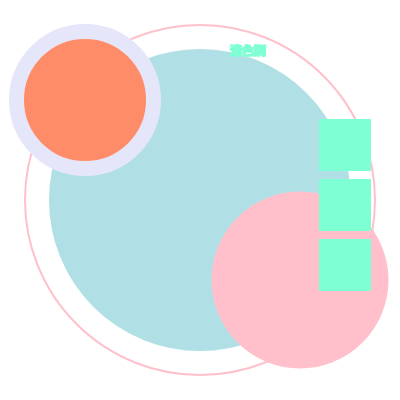
Frame 1 (no input)
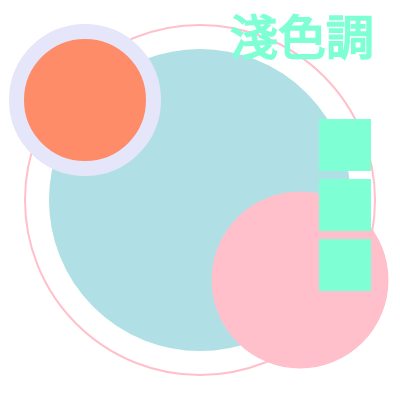
Frame 60 (no input)
Frame 120 (the mouse pressed at the canvas centre since frame 60): identical to frame 60, image omitted

The p5.js sketch that drew these frames (run headless with seeded random() and noise() and a simulated clock; from frame 60 on, the mouse is pressed at the canvas centre):

// p5.js sketch
// ── sketch.js
//學號:3B052032
//姓名:蔡亞築
//色彩意象
function setup() {
  createCanvas(400, 400);
}

function draw() {
  background(256);
  //外框粉紅Pink
  strokeWeight(2)
  fill(256)
  stroke(255,192,203)
  circle(200,200,350);
   //大圓嬰兒粉藍Powder Blue
  fill(176,224,230)
  stroke(176,224,230)
  circle(200,200,300);
  //右下圓粉紅Pink
  fill(255,192,203)
  stroke(255,192,203)
  circle(300,280,175);
 //左上大圓薰衣草色 lavender
  fill(230,230,250)
  stroke(230,230,250)
  circle(85,100,150);
  //左上小圓鮭肉色 salmon
  fill(255,140,105)
  stroke(255,140,105)
  circle(85,100,120);
  //上正方藍綠色 Aquamarine
  fill(127,255,212)
  stroke(127,255,212)
  rect(320,120,50,50);
  //中正方藍綠色 Aquamarine
  fill(127,255,212)
  stroke(127,255,212)
  rect(320,180,50,50);
  //下正方藍綠色 Aquamarine
  fill(127,255,212)
  stroke(127,255,212)
  rect(320,240,50,50);
  textStyle(NORMAL);
  text('淺色調',230,55)
  textSize(48)
  noFill();
}
